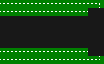

A level layout from a 2D game, rendered from its tile map. Below: a short description, then the map file with its tile-grid data intact:
An orthogonal 13x8 tile map with 8x8 px tiles, 1 tile layer (Tile Layer 1) and 7 objects (4x N, 2x ST, G).

<map version="1.10" tiledversion="1.10.1" orientation="orthogonal" renderorder="right-down" width="13" height="8" tilewidth="8" tileheight="8" infinite="0" backgroundcolor="#181818" nextlayerid="11" nextobjectid="59">
 <editorsettings>
  <export target="../Map.tmj" format="json" />
 </editorsettings>
 <tileset firstgid="1" source="Tiles.tsx" />
 <layer id="1" name="Tile Layer 1" width="13" height="8">
  <data encoding="csv">
109,109,109,109,109,109,109,109,109,109,109,109,86,
109,109,109,109,109,109,109,109,109,109,109,0,0,
0,0,0,0,0,0,0,0,0,0,0,0,0,
0,0,0,0,0,0,0,0,0,0,0,0,0,
0,0,0,0,0,0,0,0,0,0,0,0,0,
0,0,0,0,0,0,0,0,0,0,0,0,0,
109,109,109,109,109,109,109,109,109,109,109,0,0,
109,109,109,109,109,109,109,109,109,109,109,109,102
</data>
 </layer>
 <objectgroup id="2" name="Object Layer 1">
  <object id="18" name="ST" x="26" y="6" width="15" height="3">
   <text fontfamily="Courier New" pixelsize="4" wrap="1" color="#ffffff">BETA</text>
  </object>
  <object id="20" name="ST" x="26" y="54" width="15" height="3">
   <text fontfamily="Courier New" pixelsize="4" wrap="1" color="#ffffff">BETA</text>
  </object>
  <object id="46" name="G" x="96" y="32">
   <properties>
    <property name="Code" value="E1" />
    <property name="Facing" type="int" propertytype="Cardinal" value="0" />
    <property name="Nav" type="object" value="57" />
   </properties>
   <point />
  </object>
  <object id="55" name="N" x="0" y="24">
   <properties>
    <property name="Nav" type="object" value="0" />
    <property name="Nav2" type="object" value="0" />
   </properties>
   <point />
  </object>
  <object id="56" name="N" x="0" y="40">
   <properties>
    <property name="Nav" type="object" value="58" />
   </properties>
   <point />
  </object>
  <object id="57" name="N" x="16" y="24">
   <properties>
    <property name="Nav" type="object" value="55" />
   </properties>
   <point />
  </object>
  <object id="58" name="N" x="16" y="40">
   <properties>
    <property name="Nav" type="object" value="46" />
   </properties>
   <point />
  </object>
 </objectgroup>
 <objectgroup id="10" name="References" visible="0" />
</map>